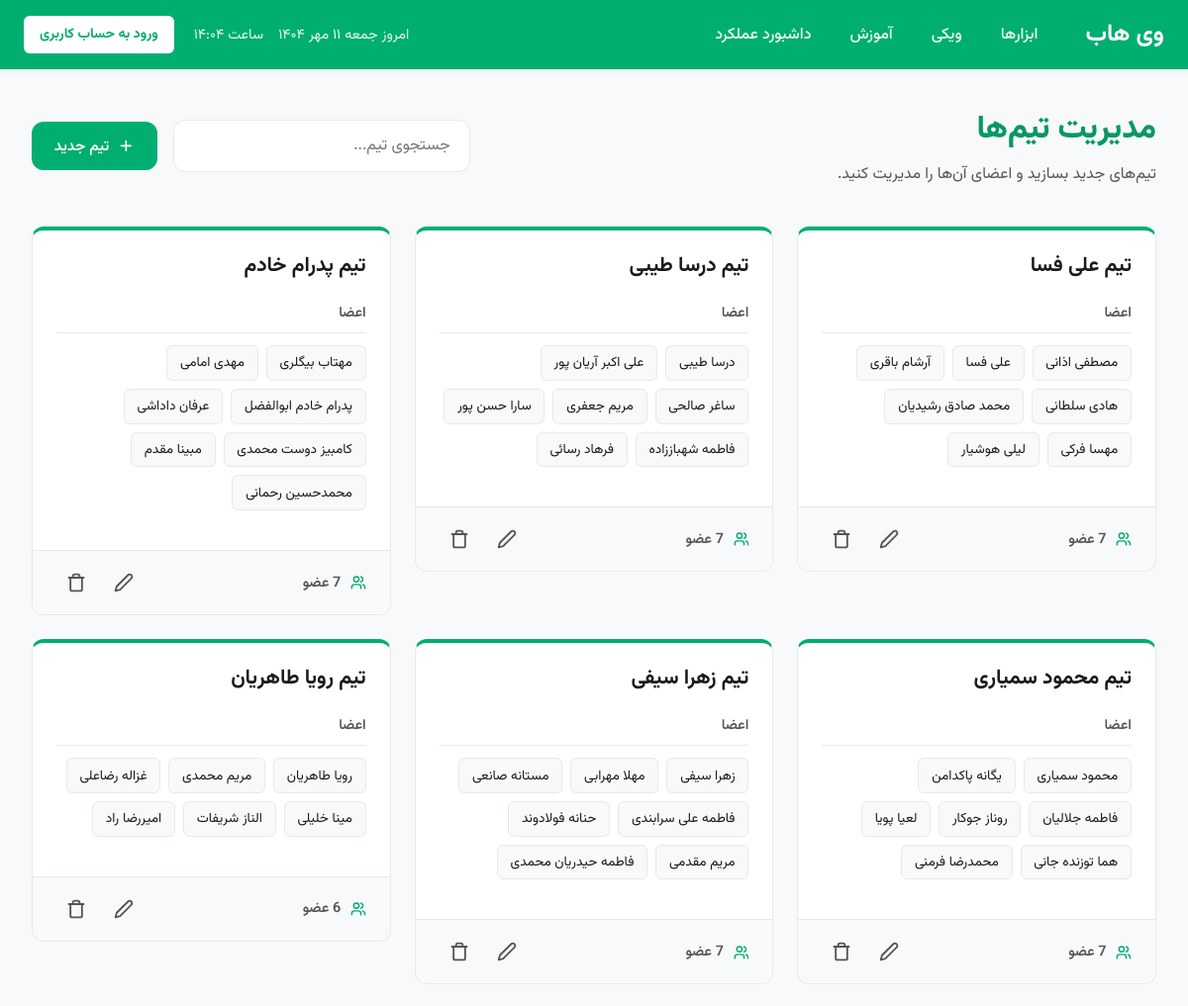
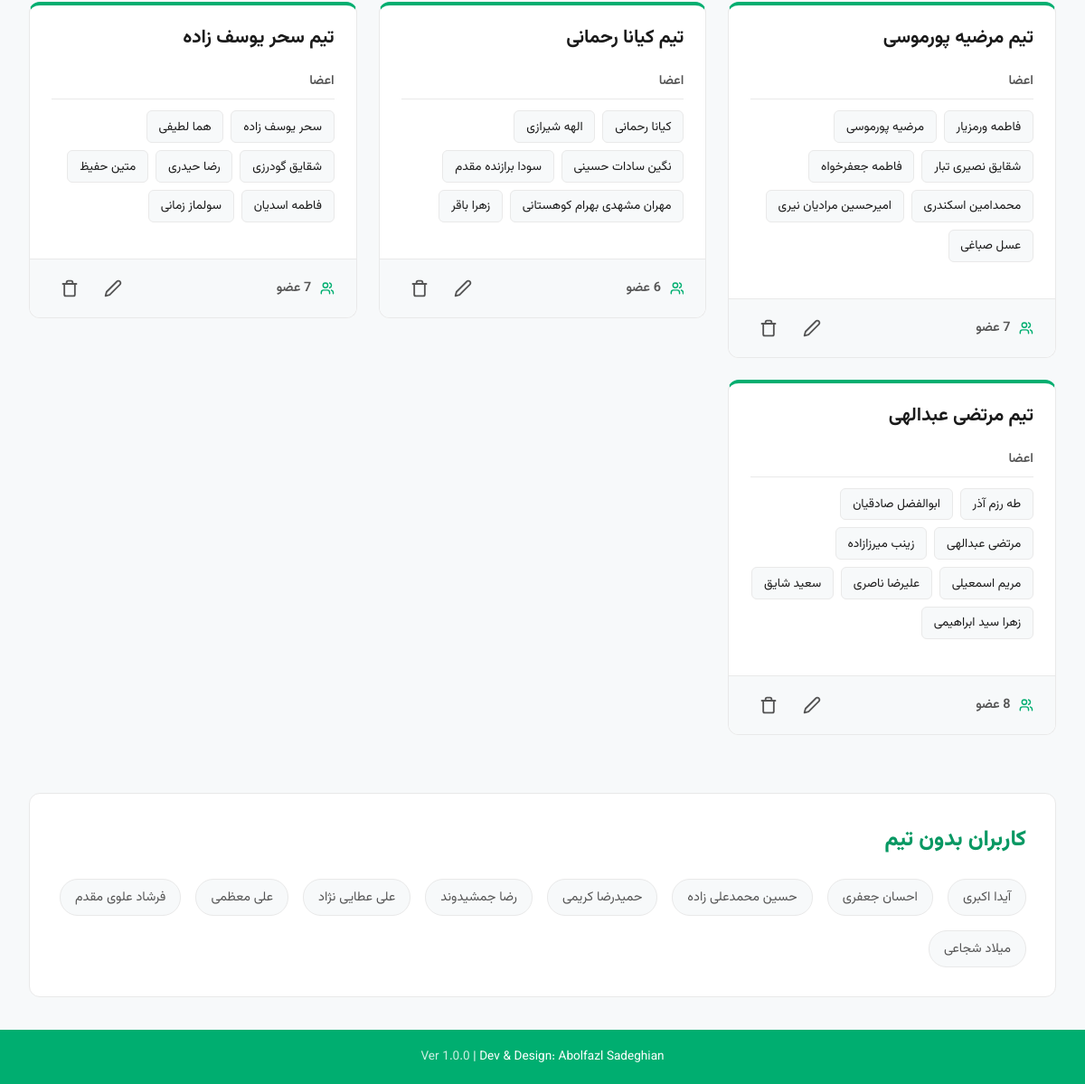
The page /admin/game/teams/index.php (signed in) on the database its author committed (2 pictures, top to bottom).
### tables this page shows
CREATE TABLE Teams (
    id INTEGER PRIMARY KEY AUTOINCREMENT,
    team_name TEXT NOT NULL,
    team_points INTEGER DEFAULT 0
);

CREATE TABLE users (
        id INTEGER PRIMARY KEY,
        name TEXT NOT NULL,
        username TEXT NOT NULL UNIQUE,
        password_hash TEXT NOT NULL
    , start_work TEXT, is_admin INTEGER DEFAULT 0, score INTEGER NOT NULL DEFAULT 0, role TEXT DEFAULT 'کارشناس پشتیبانی مشتریان', spin_chances INTEGER NOT NULL DEFAULT 0);

### admin/game/teams/index.php (the view, shortened to what this page needs)
<?php
require_once __DIR__ . '/../../../db/database.php';
$stmt_teams = $pdo->query("
    SELECT
        t.id,
        t.team_name,
        COUNT(tm.user_id) AS member_count,
        GROUP_CONCAT(u.name, '||') AS member_names
    FROM Teams t
    LEFT JOIN TeamMembers tm ON t.id = tm.team_id
    LEFT JOIN Users u ON tm.user_id = u.id
    GROUP BY t.id, t.team_name
    ORDER BY t.id DESC
");
$teams = $stmt_teams->fetchAll(PDO::FETCH_ASSOC);
$stmt_users = $pdo->query("SELECT id, name FROM Users ORDER BY name");
$all_users = $stmt_users->fetchAll(PDO::FETCH_ASSOC);
$stmt_unassigned_users = $pdo->query("
    SELECT u.id, u.name
    FROM Users u
    LEFT JOIN TeamMembers tm ON u.id = tm.user_id
    WHERE tm.team_id IS NULL
    ORDER BY u.name
");
$unassigned_users = $stmt_unassigned_users->fetchAll(PDO::FETCH_ASSOC);
?>
<!DOCTYPE html>
<html lang="fa" dir="rtl">
<head>
</head>
<body>
    <div id="header-placeholder"></div>
    <main>
        <div class="page-toolbar">
            <div>
                <h1 class="page-title">مدیریت تیم‌ها</h1>
                <p class="page-subtitle">تیم‌های جدید بسازید و اعضای آن‌ها را مدیریت کنید.</p>
            </div>
            <div style="display: flex; gap: 1rem; align-items:center; flex-wrap: wrap;">
                <div class="search-box">
                    <input type="text" id="team-search-input" placeholder="جستجوی تیم...">
                </div>
                <button id="add-new-team-btn" class="btn btn-primary">
                    <svg class="icon" xmlns="http://www.w3.org/2000/svg" width="24" height="24" viewBox="0 0 24 24" fill="none" stroke="currentColor" stroke-width="2" stroke-linecap="round" stroke-linejoin="round">
                        <path d="M5 12h14" />
                        <path d="M12 5v14" />
                    </svg>
                    <span>تیم جدید</span>
                </button>
            </div>
        </div>
        <?php if (empty($teams)): ?>
            <div class="empty-state">
                <svg class="icon" xmlns="http://www.w3.org/2000/svg" width="24" height="24" viewBox="0 0 24 24" fill="none" stroke="currentColor" stroke-width="2" stroke-linecap="round" stroke-linejoin="round">
                    <path d="M10.29 3.86 1.82 18a2 2 0 0 0 1.71 3h16.94a2 2 0 0 0 1.71-3L13.71 3.86a2 2 0 0 0-3.42 0z" />
                    <line x1="12" x2="12" y1="9" y2="13" />
                    <line x1="12" x2="12.01" y1="17" y2="17" />
                </svg>
                <h2>هنوز هیچ تیمی نساخته‌اید!</h2>
                <p>برای شروع، اولین تیم خود را ایجاد کرده و کاربران را به آن اضافه کنید.</p>
                <button id="add-new-team-btn-empty" class="btn btn-primary">ایجاد اولین تیم</button>
            </div>
        <?php else: ?>
            <div id="teams-grid" class="team-card-grid">
                <?php foreach ($teams as $team): ?>
                    <div class="team-card" data-search-term="<?= htmlspecialchars(strtolower($team['team_name'])) ?>">
                        <div class="team-card-header">
                            <h3><?= htmlspecialchars($team['team_name']) ?></h3>
                        </div>
                        <div class="team-card-body">
                            <h4>اعضا</h4>
                            <div class="team-card-member-list">
                                <?php if ($team['member_names']):
                                    $members = explode('||', $team['member_names']);
                                    foreach ($members as $name): ?>
                                        <span class="member-name-chip"><?= htmlspecialchars($name) ?></span>
                                    <?php endforeach;
                                else: ?>
                                    <div class="no-members-text">هیچ عضوی در این تیم نیست.</div>
                                <?php endif; ?>
                            </div>
                        </div>
                        <div class="team-card-footer">
                            <div class="team-meta-info">
                                <span><?= $team['member_count'] ?> عضو</span>
                            </div>
                            <div class="team-actions">
                                <button class="btn-icon" data-action="edit" title="ویرایش" data-id="<?= $team['id'] ?>">
                                    <svg class="icon" xmlns="http://www.w3.org/2000/svg" width="24" height="24" viewBox="0 0 24 24" fill="none" stroke="currentColor" stroke-width="2" stroke-linecap="round" stroke-linejoin="round">
                                        <path d="M17 3a2.85 2.83 0 1 1 4 4L7.5 20.5 2 22l1.5-5.5Z" />
                                    </svg>
                                </button>
                                <button class="btn-icon" data-action="delete" title="حذف" data-id="<?= $team['id'] ?>" data-name="<?= htmlspecialchars($team['team_name']) ?>">
                                </button>
                            </div>
                        </div>
                    </div>
                <?php endforeach; ?>
            </div>
        <?php endif; ?>
        <?php if (!empty($unassigned_users)): ?>
            <div class="unassigned-users-container">
                <h2 class="page-title" style="font-size: 1.5rem; margin: 0;">کاربران بدون تیم</h2>
                <div class="unassigned-users-list">
                    <?php foreach ($unassigned_users as $user): ?>
                        <span class="unassigned-user-chip"><?= htmlspecialchars($user['name']) ?></span>
                    <?php endforeach; ?>
                </div>
            </div>
        <?php endif; ?>
    </main>
    <div id="footer-placeholder"></div>
</body>
</html>

### admin/game/teams/index.php (style rules this page uses)
:root { --primary-color: #00ae70; --primary-dark: #089863; --primary-light: #e6f7f2; --bg-color: #f7f9fa; --card-bg: #fff; --text-color: #1a1a1a; --secondary-text: #555; --header-text: #fff; --border-color: #e9e9e9; --radius: 12px; --shadow-sm: 0 2px 6px rgba(0, 120, 80, .06); --shadow-md: 0 6px 20px rgba(0, 120, 80, .10); --success-color: #28a745; --info-color: #17a2b8; --warning-color: #ffc107; --danger-color: #dc3545; --danger-light: #fbebec; }
*, *::before, *::after { box-sizing: border-box; margin: 0; padding: 0; font-family: "Vazirmatn", system-ui, sans-serif; }
body { min-height: 100vh; display: flex; flex-direction: column; background: var(--bg-color); color: var(--text-color); }
main { flex: 1; max-width: 1500px; width: 100%; padding: clamp(1.5rem, 3vw, 2.5rem) clamp(1rem, 3vw, 2rem); margin-inline: auto; }
.page-toolbar { display: flex; justify-content: space-between; align-items: center; margin-bottom: 2.5rem; flex-wrap: wrap; gap: 1.5rem; }
.page-title { color: var(--primary-dark); font-weight: 800; font-size: clamp(1.5rem, 3vw, 2rem); margin-block-end: .5rem; }
.page-subtitle { color: var(--secondary-text); font-weight: 400; font-size: clamp(.95rem, 2.2vw, 1rem); }
.icon { width: 1.1em; height: 1.1em; stroke-width: 2.2; vertical-align: -0.15em; }
.btn { position: relative; padding: .8em 1.5em; font-size: .95rem; font-weight: 600; color: white; border: none; border-radius: var(--radius); cursor: pointer; transition: background-color 0.2s, transform 0.2s, filter 0.2s; display: inline-flex; align-items: center; justify-content: center; gap: 0.6em; white-space: nowrap; }
.btn-primary { background-color: var(--primary-color); }
.search-box input { width: 100%; font-size: 1rem; padding: .8em 1.2em; border: 1.5px solid var(--border-color); border-radius: var(--radius); background: var(--card-bg); transition: border-color .2s, box-shadow .2s; min-width: 300px; }
.team-card-grid { display: grid; grid-template-columns: repeat(auto-fill, minmax(320px, 1fr)); gap: 1.5rem; align-items: start; }
.team-card { background: var(--card-bg); border: 1px solid var(--border-color); border-radius: var(--radius); border-top: 4px solid var(--primary-color); display: flex; flex-direction: column; transition: all .2s ease; overflow: hidden; }
.team-card-header { padding: 1.25rem 1.5rem; }
.team-card-header h3 { font-size: 1.3rem; font-weight: 700; color: var(--text-color); margin: 0; }
.team-card-body { padding: 0 1.5rem 1.25rem; flex-grow: 1; }
.team-card-body h4 { font-weight: 600; font-size: 0.9rem; color: var(--secondary-text); margin-bottom: 0.75rem; padding-bottom: 0.5rem; border-bottom: 1px solid var(--border-color); }
.team-card-member-list { display: flex; flex-wrap: wrap; gap: 8px; }
.member-name-chip { background-color: var(--bg-color); padding: 0.4rem 0.8rem; border-radius: 6px; font-size: 0.85rem; color: var(--text-color); border: 1px solid var(--border-color); }
.team-card-footer { display: flex; justify-content: space-between; align-items: center; padding: 0.75rem 1.5rem; background-color: var(--bg-color); border-top: 1px solid var(--border-color); margin-top: 1.25rem; }
.team-meta-info { font-size: 0.9rem; font-weight: 600; color: var(--secondary-text); display: flex; align-items: center; gap: .6rem; }
.team-meta-info .icon { color: var(--primary-color); }
.team-actions { display: flex; gap: .5rem; }
.btn-icon { background: transparent; border: none; cursor: pointer; color: var(--secondary-text); padding: 0; width: 40px; height: 40px; border-radius: 50%; display: inline-flex; align-items: center; justify-content: center; transition: background-color 0.2s, color 0.2s; }
.btn-icon .icon { width: 1.25rem; height: 1.25rem; }
.unassigned-users-container { margin-top: 4rem; background: var(--card-bg); border: 1px solid var(--border-color); border-radius: var(--radius); padding: 2rem; }
.unassigned-users-list { display: flex; flex-wrap: wrap; gap: 1rem; margin-top: 1.5rem; }
.unassigned-user-chip { background: var(--bg-color); padding: .5rem 1rem; border-radius: 20px; font-size: .9rem; color: var(--secondary-text); border: 1px solid var(--border-color); }

### rows shown on the page
teams: team_name "تیم علی فسا", name "مصطفی اذانی", name "علی فسا", name "آرشام باقری", name "هادی سلطانی", name "محمد صادق رشیدیان", name "مهسا فرکی", name "لیلی هوشیار", member_count "7"
teams: team_name "تیم درسا طیبی", name "درسا طیبی", name "علی اکبر آریان پور", name "ساغر صالحی", name "مریم جعفری", name "سارا حسن پور", name "فاطمه شهباززاده", name "فرهاد رسائی"
teams: team_name "تیم پدرام خادم", name "مهتاب بیگلری", name "مهدی امامی", name "پدرام خادم ابوالفضل", name "عرفان داداشی", name "کامبیز دوست محمدی", name "مبینا مقدم", name "محمدحسین رحمانی", member_count "7"
teams: team_name "تیم محمود سمیاری", name "محمود سمیاری", name "یگانه پاکدامن", name "فاطمه جلالیان", name "روناز جوکار", name "لعیا پویا", name "هما توزنده جانی", name "محمدرضا فرمنی", member_count "7"
teams: team_name "تیم زهرا سیفی", name "زهرا سیفی", name "مهلا مهرابی", name "مستانه صانعی", name "فاطمه علی سرابندی", name "حنانه فولادوند", name "مریم مقدمی", name "فاطمه حیدریان محمدی"
teams: team_name "تیم رویا طاهریان", name "رویا طاهریان", name "مریم محمدی", name "غزاله رضاعلی", name "مینا خلیلی", name "الناز شریفات", name "امیررضا راد", member_count "6"
teams: team_name "تیم مرضیه پورموسی", name "فاطمه ورمزیار", name "مرضیه پورموسی", name "شقایق نصیری تبار", name "فاطمه جعفرخواه", name "محمدامین اسکندری", name "امیرحسین مرادیان نیری", name "عسل صباغی", member_count "7"
teams: team_name "تیم کیانا رحمانی", name "کیانا رحمانی", name "الهه شیرازی", name "نگین سادات حسینی", name "سودا برازنده مقدم", name "مهران مشهدی بهرام کوهستانی", name "زهرا باقر"
teams: team_name "تیم سحر یوسف زاده", name "سحر یوسف زاده", name "هما لطیفی", name "شقایق گودرزی", name "رضا حیدری", name "متین حفیظ", name "فاطمه اسدیان", name "سولماز زمانی", member_count "7"
teams: team_name "تیم مرتضی عبدالهی", name "طه رزم آذر", name "ابوالفضل صادقیان", name "مرتضی عبدالهی", name "زینب میرزازاده", name "مریم اسمعیلی", name "علیرضا ناصری", name "سعید شایق", name "زهرا سید ابراهیمی"
users: name "آیدا اکبری"
users: name "احسان جعفری"
users: name "حسین محمدعلی زاده"
users: name "حمیدرضا کریمی"
users: name "رضا جمشیدوند"
users: name "علی عطایی نژاد"
users: name "علی معظمی"
users: name "فرشاد علوی مقدم"
users: name "میلاد شجاعی"
